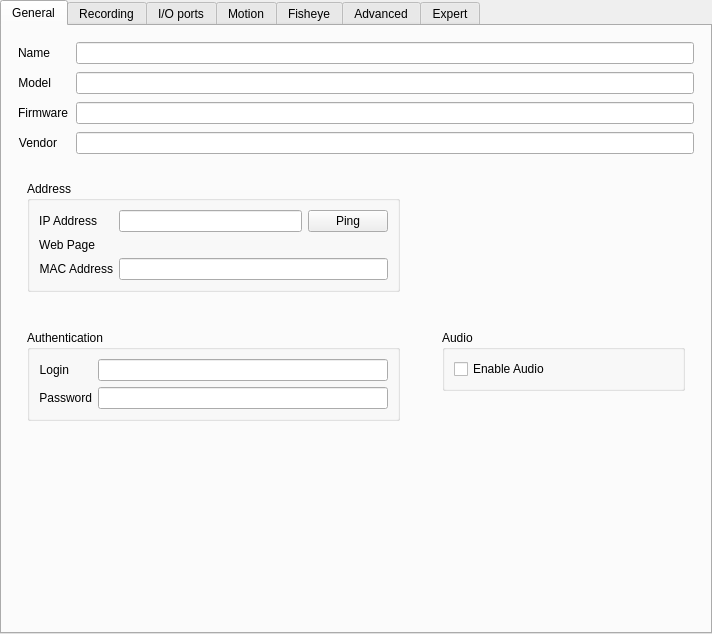
<?xml version="1.0" encoding="UTF-8"?>
<ui version="4.0">
 <class>SingleCameraSettingsWidget</class>
 <widget class="QWidget" name="SingleCameraSettingsWidget">
  <property name="geometry">
   <rect>
    <x>0</x>
    <y>0</y>
    <width>712</width>
    <height>634</height>
   </rect>
  </property>
  <layout class="QVBoxLayout" name="verticalLayout_8">
   <property name="spacing">
    <number>0</number>
   </property>
   <property name="leftMargin">
    <number>0</number>
   </property>
   <property name="topMargin">
    <number>0</number>
   </property>
   <property name="rightMargin">
    <number>0</number>
   </property>
   <property name="bottomMargin">
    <number>0</number>
   </property>
   <item>
    <widget class="QTabWidget" name="tabWidget">
     <property name="currentIndex">
      <number>0</number>
     </property>
     <widget class="QWidget" name="generalTab">
      <attribute name="title">
       <string>General</string>
      </attribute>
      <layout class="QVBoxLayout" name="verticalLayout_2" stretch="0,1,0,1000">
       <property name="leftMargin">
        <number>16</number>
       </property>
       <property name="topMargin">
        <number>16</number>
       </property>
       <property name="rightMargin">
        <number>16</number>
       </property>
       <property name="bottomMargin">
        <number>16</number>
       </property>
       <item>
        <layout class="QFormLayout" name="topFormLayout">
         <property name="fieldGrowthPolicy">
          <enum>QFormLayout::AllNonFixedFieldsGrow</enum>
         </property>
         <property name="horizontalSpacing">
          <number>8</number>
         </property>
         <property name="verticalSpacing">
          <number>8</number>
         </property>
         <item row="0" column="0">
          <widget class="QLabel" name="nameLabel">
           <property name="text">
            <string>Name</string>
           </property>
           <property name="alignment">
            <set>Qt::AlignRight|Qt::AlignTrailing|Qt::AlignVCenter</set>
           </property>
          </widget>
         </item>
         <item row="0" column="1">
          <widget class="QLineEdit" name="nameEdit"/>
         </item>
         <item row="1" column="0">
          <widget class="QLabel" name="modelLabel">
           <property name="text">
            <string>Model</string>
           </property>
           <property name="alignment">
            <set>Qt::AlignRight|Qt::AlignTrailing|Qt::AlignVCenter</set>
           </property>
          </widget>
         </item>
         <item row="1" column="1">
          <widget class="QLineEdit" name="modelEdit">
           <property name="readOnly">
            <bool>true</bool>
           </property>
          </widget>
         </item>
         <item row="2" column="0">
          <widget class="QLabel" name="firmwareLabel">
           <property name="text">
            <string>Firmware</string>
           </property>
           <property name="alignment">
            <set>Qt::AlignRight|Qt::AlignTrailing|Qt::AlignVCenter</set>
           </property>
          </widget>
         </item>
         <item row="2" column="1">
          <widget class="QLineEdit" name="firmwareEdit">
           <property name="readOnly">
            <bool>true</bool>
           </property>
          </widget>
         </item>
         <item row="3" column="0">
          <widget class="QLabel" name="vendorLabel">
           <property name="text">
            <string>Vendor</string>
           </property>
           <property name="alignment">
            <set>Qt::AlignRight|Qt::AlignTrailing|Qt::AlignVCenter</set>
           </property>
          </widget>
         </item>
         <item row="3" column="1">
          <widget class="QLineEdit" name="vendorEdit">
           <property name="readOnly">
            <bool>true</bool>
           </property>
          </widget>
         </item>
        </layout>
       </item>
       <item>
        <layout class="QGridLayout" name="generalGridLayout" columnstretch="3,2">
         <property name="topMargin">
          <number>12</number>
         </property>
         <property name="horizontalSpacing">
          <number>24</number>
         </property>
         <property name="verticalSpacing">
          <number>20</number>
         </property>
         <item row="0" column="1">
          <widget class="nx::client::desktop::ImageControlWidget" name="imageControlWidget" native="true">
           <property name="focusPolicy">
            <enum>Qt::TabFocus</enum>
           </property>
          </widget>
         </item>
         <item row="1" column="1">
          <widget class="QWidget" name="widget_4" native="true">
           <layout class="QVBoxLayout" name="verticalLayout_11">
            <item>
             <widget class="QGroupBox" name="audioGroupBox">
              <property name="title">
               <string>Audio</string>
              </property>
              <property name="flat">
               <bool>true</bool>
              </property>
              <layout class="QVBoxLayout" name="audioVerticalLayout">
               <item>
                <widget class="QCheckBox" name="enableAudioCheckBox">
                 <property name="text">
                  <string>Enable Audio</string>
                 </property>
                </widget>
               </item>
              </layout>
             </widget>
            </item>
            <item>
             <spacer name="verticalSpacer_2">
              <property name="orientation">
               <enum>Qt::Vertical</enum>
              </property>
              <property name="sizeHint" stdset="0">
               <size>
                <width>20</width>
                <height>40</height>
               </size>
              </property>
             </spacer>
            </item>
           </layout>
          </widget>
         </item>
         <item row="1" column="0">
          <widget class="QWidget" name="widget_3" native="true">
           <layout class="QVBoxLayout" name="verticalLayout_5">
            <item>
             <widget class="QGroupBox" name="authenticationGroupBox">
              <property name="title">
               <string>Authentication</string>
              </property>
              <property name="flat">
               <bool>true</bool>
              </property>
              <layout class="QFormLayout" name="authenticationFormLayout">
               <property name="fieldGrowthPolicy">
                <enum>QFormLayout::AllNonFixedFieldsGrow</enum>
               </property>
               <item row="0" column="0">
                <widget class="QLabel" name="loginLabel">
                 <property name="text">
                  <string>Login</string>
                 </property>
                 <property name="alignment">
                  <set>Qt::AlignRight|Qt::AlignTrailing|Qt::AlignVCenter</set>
                 </property>
                </widget>
               </item>
               <item row="0" column="1">
                <widget class="QLineEdit" name="loginEdit"/>
               </item>
               <item row="1" column="0">
                <widget class="QLabel" name="passwordLabel">
                 <property name="text">
                  <string>Password</string>
                 </property>
                 <property name="alignment">
                  <set>Qt::AlignRight|Qt::AlignTrailing|Qt::AlignVCenter</set>
                 </property>
                </widget>
               </item>
               <item row="1" column="1">
                <widget class="QLineEdit" name="passwordEdit">
                 <property name="echoMode">
                  <enum>QLineEdit::PasswordEchoOnEdit</enum>
                 </property>
                </widget>
               </item>
              </layout>
             </widget>
            </item>
            <item>
             <spacer name="verticalSpacer_5">
              <property name="orientation">
               <enum>Qt::Vertical</enum>
              </property>
              <property name="sizeHint" stdset="0">
               <size>
                <width>20</width>
                <height>40</height>
               </size>
              </property>
             </spacer>
            </item>
           </layout>
          </widget>
         </item>
         <item row="0" column="0">
          <widget class="QWidget" name="widget_2" native="true">
           <layout class="QVBoxLayout" name="verticalLayout_4">
            <item>
             <widget class="QGroupBox" name="addressGroupBox">
              <property name="title">
               <string>Address</string>
              </property>
              <property name="flat">
               <bool>true</bool>
              </property>
              <layout class="QFormLayout" name="addressFormLayout">
               <property name="sizeConstraint">
                <enum>QLayout::SetNoConstraint</enum>
               </property>
               <property name="fieldGrowthPolicy">
                <enum>QFormLayout::AllNonFixedFieldsGrow</enum>
               </property>
               <item row="0" column="0">
                <widget class="QLabel" name="ipAddressLabel">
                 <property name="text">
                  <string>IP Address</string>
                 </property>
                 <property name="alignment">
                  <set>Qt::AlignRight|Qt::AlignTrailing|Qt::AlignVCenter</set>
                 </property>
                </widget>
               </item>
               <item row="0" column="1">
                <layout class="QHBoxLayout" name="horizontalLayout_5">
                 <item>
                  <widget class="QLineEdit" name="ipAddressEdit">
                   <property name="enabled">
                    <bool>true</bool>
                   </property>
                   <property name="frame">
                    <bool>true</bool>
                   </property>
                   <property name="readOnly">
                    <bool>true</bool>
                   </property>
                  </widget>
                 </item>
                 <item>
                  <widget class="QPushButton" name="pingButton">
                   <property name="sizePolicy">
                    <sizepolicy hsizetype="Fixed" vsizetype="Fixed">
                     <horstretch>0</horstretch>
                     <verstretch>0</verstretch>
                    </sizepolicy>
                   </property>
                   <property name="text">
                    <string>Ping</string>
                   </property>
                  </widget>
                 </item>
                </layout>
               </item>
               <item row="1" column="0">
                <widget class="QLabel" name="webPageLabel">
                 <property name="text">
                  <string>Web Page</string>
                 </property>
                 <property name="alignment">
                  <set>Qt::AlignRight|Qt::AlignTrailing|Qt::AlignVCenter</set>
                 </property>
                </widget>
               </item>
               <item row="1" column="1">
                <widget class="QLabel" name="webPageLink">
                 <property name="focusPolicy">
                  <enum>Qt::StrongFocus</enum>
                 </property>
                 <property name="text">
                  <string notr="true">&lt;camera url&gt;</string>
                 </property>
                 <property name="openExternalLinks">
                  <bool>false</bool>
                 </property>
                 <property name="textInteractionFlags">
                  <set>Qt::LinksAccessibleByKeyboard|Qt::LinksAccessibleByMouse</set>
                 </property>
                </widget>
               </item>
               <item row="2" column="0">
                <widget class="QLabel" name="macAddressLabel">
                 <property name="text">
                  <string>MAC Address</string>
                 </property>
                 <property name="alignment">
                  <set>Qt::AlignRight|Qt::AlignTrailing|Qt::AlignVCenter</set>
                 </property>
                </widget>
               </item>
               <item row="2" column="1">
                <widget class="QLineEdit" name="macAddressEdit">
                 <property name="readOnly">
                  <bool>true</bool>
                 </property>
                </widget>
               </item>
              </layout>
             </widget>
            </item>
            <item>
             <spacer name="verticalSpacer_3">
              <property name="orientation">
               <enum>Qt::Vertical</enum>
              </property>
              <property name="sizeHint" stdset="0">
               <size>
                <width>20</width>
                <height>40</height>
               </size>
              </property>
             </spacer>
            </item>
           </layout>
          </widget>
         </item>
        </layout>
       </item>
       <item>
        <widget class="QnLicensesProposeWidget" name="licensingWidget" native="true"/>
       </item>
       <item>
        <spacer name="verticalSpacer">
         <property name="orientation">
          <enum>Qt::Vertical</enum>
         </property>
         <property name="sizeHint" stdset="0">
          <size>
           <width>20</width>
           <height>40</height>
          </size>
         </property>
        </spacer>
       </item>
      </layout>
     </widget>
     <widget class="QWidget" name="recordingTab">
      <attribute name="title">
       <string>Recording</string>
      </attribute>
      <layout class="QVBoxLayout" name="recordingLayout">
       <property name="leftMargin">
        <number>16</number>
       </property>
       <property name="topMargin">
        <number>0</number>
       </property>
       <property name="rightMargin">
        <number>16</number>
       </property>
       <property name="bottomMargin">
        <number>0</number>
       </property>
       <item>
        <widget class="nx::client::desktop::CameraScheduleWidget" name="cameraScheduleWidget" native="true"/>
       </item>
      </layout>
     </widget>
     <widget class="QWidget" name="ioSettingsTab">
      <attribute name="title">
       <string>I/O ports</string>
      </attribute>
      <layout class="QVBoxLayout" name="verticalLayout_28">
       <property name="leftMargin">
        <number>16</number>
       </property>
       <property name="topMargin">
        <number>16</number>
       </property>
       <property name="rightMargin">
        <number>16</number>
       </property>
       <property name="bottomMargin">
        <number>16</number>
       </property>
       <item>
        <widget class="nx::client::desktop::IoPortSettingsWidget" name="ioPortSettingsWidget" native="true"/>
       </item>
      </layout>
     </widget>
     <widget class="QWidget" name="motionTab">
      <attribute name="title">
       <string>Motion</string>
      </attribute>
      <layout class="QVBoxLayout" name="verticalLayout_7" stretch="0,1">
       <property name="leftMargin">
        <number>16</number>
       </property>
       <property name="topMargin">
        <number>16</number>
       </property>
       <property name="rightMargin">
        <number>16</number>
       </property>
       <property name="bottomMargin">
        <number>16</number>
       </property>
       <item>
        <widget class="QLabel" name="motionAvailableLabel">
         <property name="font">
          <font>
           <pointsize>14</pointsize>
          </font>
         </property>
         <property name="text">
          <string>Motion is not available for this camera.</string>
         </property>
         <property name="alignment">
          <set>Qt::AlignCenter</set>
         </property>
        </widget>
       </item>
       <item>
        <widget class="QWidget" name="motionControlsWidget" native="true">
         <layout class="QVBoxLayout" name="verticalLayout" stretch="0,1,0">
          <property name="spacing">
           <number>16</number>
          </property>
          <item>
           <layout class="QHBoxLayout" name="horizontalLayout_3">
            <item>
             <widget class="QCheckBox" name="motionDetectionCheckBox">
              <property name="text">
               <string>Motion Detection</string>
              </property>
             </widget>
            </item>
            <item>
             <spacer name="horizontalSpacer_2">
              <property name="orientation">
               <enum>Qt::Horizontal</enum>
              </property>
              <property name="sizeHint" stdset="0">
               <size>
                <width>40</width>
                <height>20</height>
               </size>
              </property>
             </spacer>
            </item>
           </layout>
          </item>
          <item>
           <widget class="QWidget" name="motionWidget" native="true"/>
          </item>
          <item>
           <layout class="QHBoxLayout" name="horizontalLayout_2">
            <property name="spacing">
             <number>16</number>
            </property>
            <item>
             <widget class="QGroupBox" name="motionSensitivityGroupBox">
              <property name="title">
               <string>Sensitivity</string>
              </property>
              <layout class="QHBoxLayout" name="horizontalLayout_4">
               <property name="spacing">
                <number>10</number>
               </property>
              </layout>
             </widget>
            </item>
            <item>
             <layout class="QHBoxLayout" name="horizontalLayout">
              <property name="topMargin">
               <number>8</number>
              </property>
              <item>
               <widget class="QPushButton" name="resetMotionRegionsButton">
                <property name="text">
                 <string>Reset</string>
                </property>
               </widget>
              </item>
              <item>
               <spacer name="horizontalSpacer">
                <property name="orientation">
                 <enum>Qt::Horizontal</enum>
                </property>
                <property name="sizeHint" stdset="0">
                 <size>
                  <width>40</width>
                  <height>20</height>
                 </size>
                </property>
               </spacer>
              </item>
             </layout>
            </item>
           </layout>
          </item>
         </layout>
        </widget>
       </item>
      </layout>
     </widget>
     <widget class="QWidget" name="fisheyeTab">
      <attribute name="title">
       <string>Fisheye</string>
      </attribute>
      <layout class="QVBoxLayout" name="verticalLayout_10">
       <property name="leftMargin">
        <number>16</number>
       </property>
       <property name="topMargin">
        <number>16</number>
       </property>
       <property name="rightMargin">
        <number>16</number>
       </property>
       <property name="bottomMargin">
        <number>16</number>
       </property>
       <item>
        <widget class="nx::client::desktop::FisheyeSettingsWidget" name="fisheyeSettingsWidget" native="true"/>
       </item>
      </layout>
     </widget>
     <widget class="QWidget" name="advancedTab">
      <attribute name="title">
       <string>Advanced</string>
      </attribute>
      <layout class="QVBoxLayout" name="verticalLayout_3">
       <property name="leftMargin">
        <number>0</number>
       </property>
       <property name="topMargin">
        <number>0</number>
       </property>
       <property name="rightMargin">
        <number>0</number>
       </property>
       <property name="bottomMargin">
        <number>0</number>
       </property>
       <item>
        <widget class="nx::client::desktop::CameraAdvancedSettingsWidget" name="advancedSettingsWidget" native="true"/>
       </item>
      </layout>
     </widget>
     <widget class="QWidget" name="expertTab">
      <attribute name="title">
       <string>Expert</string>
      </attribute>
      <layout class="QVBoxLayout" name="verticalLayout_6">
       <property name="leftMargin">
        <number>16</number>
       </property>
       <property name="topMargin">
        <number>16</number>
       </property>
       <property name="rightMargin">
        <number>16</number>
       </property>
       <property name="bottomMargin">
        <number>16</number>
       </property>
       <item>
        <widget class="nx::client::desktop::CameraExpertSettingsWidget" name="expertSettingsWidget" native="true"/>
       </item>
      </layout>
     </widget>
    </widget>
   </item>
   <item>
    <widget class="QnAlertBar" name="alertBar" native="true">
     <property name="text" stdset="0">
      <string>TextLabel</string>
     </property>
    </widget>
   </item>
  </layout>
 </widget>
 <customwidgets>
  <customwidget>
   <class>QnAlertBar</class>
   <extends>QWidget</extends>
   <header location="global">ui/widgets/common/alert_bar.h</header>
  </customwidget>
  <customwidget>
   <class>nx::client::desktop::FisheyeSettingsWidget</class>
   <extends>QWidget</extends>
   <header location="global">nx/client/desktop/resource_properties/fisheye/fisheye_settings_widget.h</header>
   <container>1</container>
  </customwidget>
  <customwidget>
   <class>nx::client::desktop::CameraExpertSettingsWidget</class>
   <extends>QWidget</extends>
   <header location="global">nx/client/desktop/resource_properties/camera/expert_settings_widget.h</header>
   <container>1</container>
  </customwidget>
  <customwidget>
   <class>nx::client::desktop::ImageControlWidget</class>
   <extends>QWidget</extends>
   <header location="global">nx/client/desktop/resource_properties/camera/image_control_widget.h</header>
   <container>1</container>
  </customwidget>
  <customwidget>
   <class>nx::client::desktop::IoPortSettingsWidget</class>
   <extends>QWidget</extends>
   <header location="global">nx/client/desktop/resource_properties/camera/ioport_settings_widget.h</header>
   <container>1</container>
  </customwidget>
  <customwidget>
   <class>nx::client::desktop::CameraAdvancedSettingsWidget</class>
   <extends>QWidget</extends>
   <header location="global">nx/client/desktop/resource_properties/camera/camera_advanced_settings_widget.h</header>
   <container>1</container>
  </customwidget>
  <customwidget>
   <class>QnLicensesProposeWidget</class>
   <extends>QWidget</extends>
   <header location="global">ui/widgets/licensing/licenses_propose_widget.h</header>
   <container>1</container>
  </customwidget>
  <customwidget>
   <class>nx::client::desktop::CameraScheduleWidget</class>
   <extends>QWidget</extends>
   <header location="global">nx/client/desktop/resource_properties/camera/camera_schedule_widget.h</header>
   <container>1</container>
  </customwidget>
 </customwidgets>
 <tabstops>
  <tabstop>tabWidget</tabstop>
  <tabstop>nameEdit</tabstop>
  <tabstop>modelEdit</tabstop>
  <tabstop>firmwareEdit</tabstop>
  <tabstop>vendorEdit</tabstop>
  <tabstop>ipAddressEdit</tabstop>
  <tabstop>pingButton</tabstop>
  <tabstop>webPageLink</tabstop>
  <tabstop>macAddressEdit</tabstop>
  <tabstop>imageControlWidget</tabstop>
  <tabstop>loginEdit</tabstop>
  <tabstop>passwordEdit</tabstop>
  <tabstop>enableAudioCheckBox</tabstop>
 </tabstops>
 <resources/>
 <connections/>
 <slots>
  <slot>buttonClicked(QAbstractButton*)</slot>
 </slots>
</ui>
